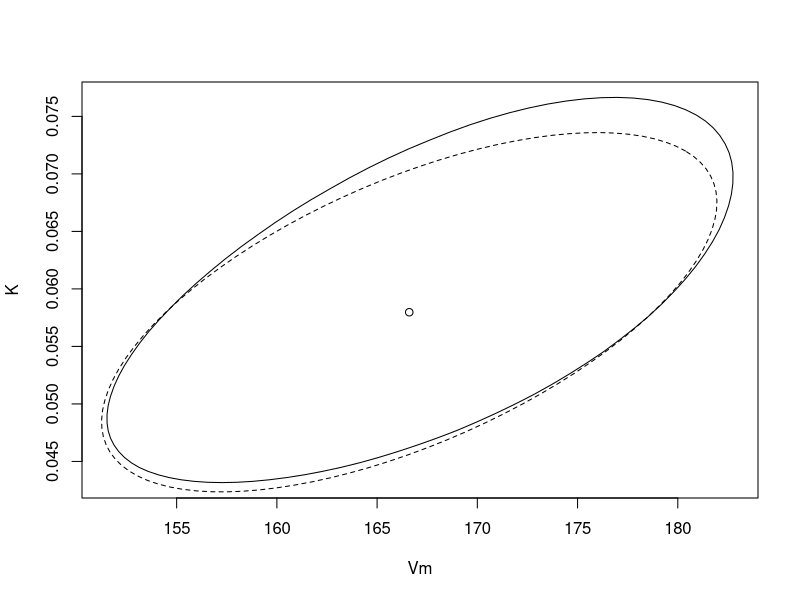

Reproduce this figure in R.
library(ellipse)


### Name: ellipse.profile.nls
### Title: Pairwise profile sketch
### Aliases: ellipse.profile.nls
### Keywords: dplot models

### ** Examples

# Plot an approximate 95% confidence region for the Puromycin
# parameters Vm and K, and overlay the ellipsoidal region
data(Puromycin)
Purboth <- nls(formula = rate ~ ((Vm + delV * (state == "treated"))
  * conc)/(K + conc), data = Puromycin,
  start = list(Vm = 160, delV = 40, K = 0.05))
Pur.prof <- profile(Purboth)
plot(ellipse(Pur.prof, which = c('Vm', 'K')), type = 'l')
lines(ellipse(Purboth, which = c('Vm', 'K')), lty = 2)
params <- Purboth$m$getPars()
points(params['Vm'],params['K'])
